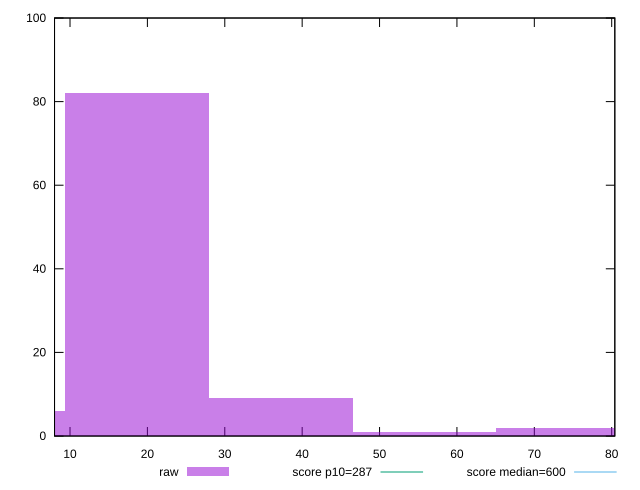

Write the gnuplot code that produced this figure.
reset

$raw <<EOF
18.602337180393807 82
37.204674360787614 9
0 6
55.807011541181424 1
74.40934872157523 2
EOF

set key outside below
set boxwidth 18.602337180393807
set xrange [8:80.40300000000025]
set yrange [0:100]
set trange [0:100]
set style fill transparent solid 0.5 noborder

set parametric
set terminal svg size 640, 490 enhanced background rgb 'white'
set output "report_00019_2021-02-10T18-14-37.922Z//total-blocking-time/samples/pages+cached+noadtech+nomedia/raw/histogram.svg"

plot $raw title "raw" with boxes, \
     287,t title "score p10=287", \
     600,t title "score median=600"

reset
